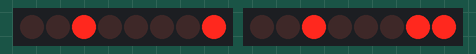
This sketch was run on a simulated Arduino Uno, built with avr-gcc and run on an emulated ATmega328P. Shown: 2 × 8 shift-register outputs drawn as a row of LEDs (first output left, lit = HIGH). Wiring (inferred from the names in the program): 2 × shift register (74HC595): data pin 8, shift clock pin 10, latch pin 9, MR pin 5 / data pin 2, shift clock pin 4, latch pin 3, MR pin 11. Wiring (inferred from the signals the program sends): 2 × row of LEDs: on Q0, Q1, Q2, Q3, Q4, Q5, Q6, Q7 / on Q0, Q1, Q2, Q3, Q4, Q5, Q6, Q7.

Above: at 2.35 s.
At 4.07 s:
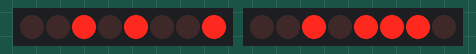
At 11.33 s:
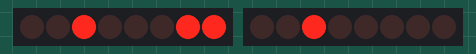
At 15.41 s:
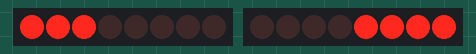
At 25.23 s:
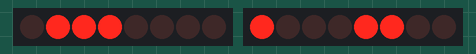
At 35.97 s:
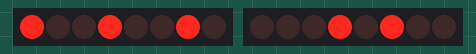
Timing chart, 0 to 40.0 s (numbered marks = the images above):
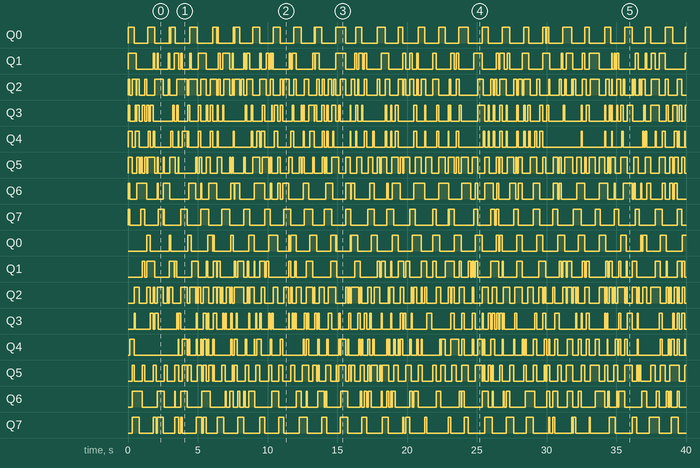

The sketch:

threeSeperateTracerBits.ino
```cpp
int dataPin = 8;
int clockPin = 10;
int latchPin = 9;
int clrPin = 11;

int dataPin2 = 2;
int clockPin2 = 4;
int latchPin2 = 3;
int clrPin2 = 5;

int row, i = 0; int column = 0;
int j = 12; int h = 18;
uint32_t lastRefreshTime = 0;
float RefreshSpeed = 50000;

uint32_t lastRefreshTimeTwo = 0;
float RefreshSpeedTwo = RefreshSpeed * 0.666 * 2.0;

uint32_t lastRefreshTimeThree = 0;
float RefreshSpeedThree = RefreshSpeed * 0.375 * 2.0;

float lastClearTime = 0;
float clearSpeed = RefreshSpeed * 0.5;

byte currentWriteCathode = 0b00000000;

byte currentOutCathode[16] =
{
  0b00000100, 0b00001000, 0b00010000, 0b00100000, 0b00100000, 0b00100000, 0b00100000, 0b00100000, 0b00100000, 0b00010000, 0b00001000, 0b00000100, 0b00000100, 0b00000100, 0b00000100, 0b00000100
};

byte currentOutAnode[16] =
{
  0b00000100, 0b00000100, 0b00000100, 0b00000100, 0b00000100, 0b00001000, 0b00010000, 0b00100000, 0b00100000, 0b00100000, 0b00100000, 0b00100000, 0b00100000, 0b00010000, 0b00001000, 0b00000100
};


byte currentOutCathodeTwo[24] =
{
  0b00000010, 0b00000010, 0b00000010, 0b00000010, 0b00000010, 0b00000010, 0b00000010, 0b00000100, 0b00001000, 0b00010000, 0b00100000, 0b01000000, 0b01000000, 0b01000000, 0b01000000, 0b01000000, 0b01000000, 0b01000000, 0b01000000, 0b00100000, 0b00010000, 0b00010000, 0b00000100, 0b00000010
};

byte currentOutAnodeTwo[24] =
{
  0b00000010, 0b00000100, 0b00001000, 0b00010000, 0b00100000, 0b01000000, 0b01000000, 0b01000000, 0b01000000, 0b01000000, 0b01000000, 0b01000000, 0b01000000, 0b00100000, 0b00010000, 0b00001000, 0b00000100, 0b00000010, 0b00000010, 0b00000010, 0b00000010, 0b00000010, 0b00000010, 0b00000010
};


byte currentOutCathodeThree[32] =
{
  0b00000001, 0b00000001, 0b00000001, 0b00000001, 0b00000001, 0b00000001, 0b00000001, 0b00000001, 0b00000001, 0b00000010, 0b00000100, 0b00001000, 0b00010000, 0b00100000, 0b01000000, 0b10000000, 0b10000000, 0b10000000, 0b10000000, 0b10000000, 0b10000000, 0b10000000, 0b10000000, 0b10000000, 0b10000000, 0b01000000,
  0b00100000, 0b00010000, 0b00001000, 0b00000100, 0b00000010, 0b00000001
};

byte currentOutAnodeThree[32] =
{
  0b00000001, 0b00000010, 0b00000100, 0b00001000, 0b00010000, 0b00100000, 0b01000000, 0b10000000, 0b10000000, 0b10000000, 0b10000000, 0b10000000, 0b10000000, 0b10000000, 0b10000000, 0b10000000, 0b10000000, 0b01000000, 0b00100000, 0b00010000, 0b00001000, 0b00000100, 0b00000010, 0b00000001, 0b00000001, 0b00000001, 0b00000001, 0b00000001, 0b00000001, 0b00000001, 0b00000001, 0b00000001
};

void setup()
{

  pinMode(dataPin, OUTPUT);
  pinMode(clockPin, OUTPUT);
  pinMode(latchPin, OUTPUT);
  pinMode(clrPin, OUTPUT);
  pinMode(dataPin2, OUTPUT);
  pinMode(clockPin2, OUTPUT);
  pinMode(latchPin2, OUTPUT);
  pinMode(clrPin2, OUTPUT);
}

void clearCells()
{
    digitalWrite(clrPin, HIGH);
    digitalWrite(latchPin, LOW);
    shiftOut(dataPin, clockPin, MSBFIRST, ~0b00000000);
    digitalWrite(latchPin, HIGH);

    digitalWrite(clrPin2, HIGH);
    digitalWrite(latchPin2, LOW);
    shiftOut(dataPin2, clockPin2, MSBFIRST, 0b00000000);
    digitalWrite(latchPin2, HIGH);
}

void writeCells(byte row, byte col)
{
    digitalWrite(clrPin, HIGH);
    digitalWrite(latchPin, LOW);
    shiftOut(dataPin, clockPin, LSBFIRST, row);
    digitalWrite(latchPin, HIGH);

    digitalWrite(clrPin2, HIGH);
    digitalWrite(latchPin2, LOW);
    shiftOut(dataPin2, clockPin2, LSBFIRST, col);
    digitalWrite(latchPin2, HIGH);
}

byte currentBit = 0b00000000;

void loop()
{
  uint32_t Time = micros();

  if( Time - lastRefreshTime > RefreshSpeed )
  {
    for(row = 0; row < 8; row++){
      for(column = 0; column < 8; column++){
        writeCells(~currentOutCathode[i], currentOutAnode[i] );
      }
    }
    writeCells(~0b00000000, 0b00000000);
    i += 1; if(i >= 16){ i = 0; }
    lastRefreshTime = Time;
  }
  else{
    if(Time - lastClearTime > clearSpeed){
      writeCells(~0b00000000, 0b00000000);
      lastClearTime = Time;
    }
  }

  if( Time - lastRefreshTimeTwo > RefreshSpeedTwo )
  {
    for(row = 0; row < 8; row++){
      for(column = 0; column < 8; column++){
        writeCells(~currentOutCathodeTwo[j], currentOutAnodeTwo[j] );
      }
    }
    writeCells(~0b00000000, 0b00000000);
    j += 1; if(j >= 24){ j = 0; }
    lastRefreshTimeTwo = Time;
  }

  if( Time - lastRefreshTimeThree > RefreshSpeedThree )
  {
    for(row = 0; row < 8; row++){
      for(column = 0; column < 8; column++){
        writeCells(~currentOutCathodeThree[h], currentOutAnodeThree[h] );
      }
    }
    writeCells(~0b00000000, 0b00000000);
    h += 1; if(h >= 32){ h = 0; }
    lastRefreshTimeThree = Time;
  }

}
```

Measured:
- by itself, Q0: LOW → HIGH at 0.00 s, → LOW 0.44 s later, → HIGH 0.96 s later, → LOW 0.50 s later, … (65 changes in this stretch)
- by itself, Q1: LOW → HIGH at 0.00 s, → LOW 0.58 s later, → HIGH 1.2 s later, → LOW 0.10 s later, … (99 changes in this stretch)
- by itself, Q4: LOW → HIGH at 0.00 s, → LOW 0.32 s later, → HIGH 0.20 s later, → LOW 0.30 s later, … (110 changes in this stretch)
- by itself, Q6: LOW → HIGH at 0.00 s, → LOW 0.14 s later, → HIGH 0.48 s later, → LOW 0.74 s later, … (82 changes in this stretch)
- by itself, Q7: LOW → HIGH at 0.00 s, → LOW 0.14 s later, → HIGH 0.76 s later, → LOW 0.30 s later, … (62 changes in this stretch)
- by itself, Q0: LOW → HIGH at 1.4 s, → LOW 0.24 s later, → HIGH 1.3 s later, → LOW 0.14 s later, … (65 changes in this stretch)
- by itself, Q1: LOW → HIGH at 1.0 s, → LOW 0.18 s later, → HIGH 0.16 s later, → LOW 0.54 s later, … (98 changes in this stretch)
- by itself, Q2: LOW → HIGH at 0.44 s, → LOW 0.38 s later, → HIGH 0.54 s later, → LOW 0.24 s later, … (148 changes in this stretch)
